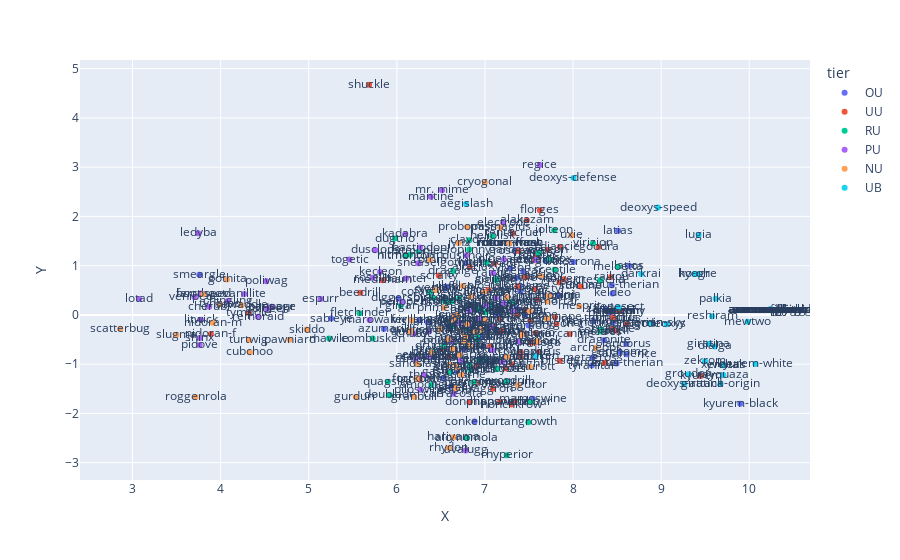

The code cell stored with this chart in its notebook:
### Markdown cell above
### Avec les noms

### Code cell
px.scatter(data_transformed, x="X", y="Y", color="tier", text="name")

### Figure 1 — Plotly figure (JSON) as saved in the notebook; plotly's stock layout.template omitted (floating-point values rounded to 4 significant figures)
{"data": [{"hovertemplate": "tier=OU<br>X=%{x}<br>Y=%{y}<br>name=%{text}<extra></extra>", "legendgroup": "OU", "marker": {"color": "#636efa", "symbol": "circle"}, "mode": "markers+text", "name": "OU", "orientation": "v", "showlegend": true, "text": ["venusaur", "charizard", "clefable", "venomoth", "slowbro", "gengar", "chansey", "pinsir", "gyarados", "zapdos", "dragonite", "mew", "azumarill", "scizor", "heracross", "skarmory", "smeargle", "tyranitar", "gardevoir", "breloom", "sableye", "manectric", "crawdaunt", "salamence", "metagross", "latias", "latios", "staraptor", "garchomp", "weavile", "magnezone", "togekiss", "gliscor", "mamoswine", "heatran", "manaphy", "victini", "excadrill", "conkeldurr", "scolipede", "gothitelle", "ferrothorn", "bisharp", "mandibuzz", "volcarona", "terrakion", "tornadus-therian", "thundurus", "thundurus-therian", "landorus", "landorus-therian", "kyurem-black", "keldeo", "greninja", "diggersby", "talonflame", "sylveon", "hawlucha", "klefki"], "type": "scatter", "x": [7.402, 7.725, 6.798, 6.555, 6.68, 7.435, 6.612, 6.971, 7.496, 8.374, 8.352, 8.527, 5.853, 6.817, 6.923, 6.349, 3.759, 8.213, 7.348, 6.406, 5.253, 7.063, 6.523, 8.605, 8.224, 8.512, 8.638, 6.986, 8.529, 7.357, 7.46, 7.699, 7.137, 7.541, 8.422, 8.527, 8.527, 7.256, 6.882, 6.979, 6.78, 6.259, 6.756, 7.146, 8.005, 8.234, 8.44, 8.451, 8.452, 8.605, 8.494, 9.897, 8.448, 7.834, 6.019, 7.396, 7.285, 7.36, 6.564], "xaxis": "x", "y": [0.4793, 0.3909, -0.1608, 0.5403, -1.146, 0.885, -1.458, -0.4416, -0.2168, 0.114, -0.5128, 0.08729, -0.2858, -0.6584, 0.1006, -0.1518, 0.8169, -1.028, 1.32, -0.8562, -0.07421, 0.1766, -1.288, -0.798, -0.8648, 1.71, 0.9969, -0.6393, -0.7526, 0.751, 0.00147, 1.1, 0.01556, -1.701, 0.04866, 0.08729, 0.08729, -1.346, -2.166, 0.452, 1.05, -0.1087, -0.6994, 0.1011, 1.073, -0.1301, 0.5996, -0.05519, -0.1549, -0.5885, -0.9866, -1.804, 0.437, 0.3977, 0.3349, 0.5913, 0.9453, 0.134, 0.5734], "yaxis": "y"}, {"hovertemplate": "tier=UU<br>X=%{x}<br>Y=%{y}<br>name=%{text}<extra></extra>", "legendgroup": "UU", "marker": {"color": "#EF553B", "symbol": "circle"}, "mode": "markers+text", "name": "UU", "orientation": "v", "showlegend": true, "text": ["blastoise", "beedrill", "nidoran-f", "nidoqueen", "nidoking", "arcanine", "alakazam", "machamp", "tentacruel", "cloyster", "starmie", "vaporeon", "aerodactyl", "snorlax", "crobat", "ampharos", "espeon", "umbreon", "forretress", "shuckle", "kingdra", "donphan", "porygon2", "blissey", "raikou", "entei", "suicune", "celebi", "swampert", "aggron", "medicham", "flygon", "altaria", "milotic", "absol", "jirachi", "infernape", "empoleon", "roserade", "honchkrow", "lucario", "hippowdon", "toxicroak", "yanmega", "porygon-z", "froslass", "rotom-wash", "rotom-heat", "azelf", "shaymin", "tympole", "krookodile", "darmanitan", "scrafty", "zoroark", "galvantula", "chandelure", "haxorus", "mienshao", "hydreigon", "tornadus", "kyurem", "chesnaught", "florges", "goodra", "trevenant", "noivern", "zygarde", "diancie"], "type": "scatter", "x": [7.368, 5.584, 3.89, 7.097, 7.201, 7.961, 7.475, 6.909, 7.319, 7.237, 7.567, 7.519, 7.567, 7.337, 7.846, 7.144, 7.713, 7.107, 6.258, 5.685, 7.592, 6.823, 7.174, 7.85, 8.431, 8.358, 8.09, 8.527, 7.405, 7.089, 5.835, 7.461, 6.828, 7.59, 6.589, 8.527, 7.794, 7.365, 7.382, 7.301, 7.575, 7.171, 7.056, 7.567, 7.811, 7.039, 7.275, 7.275, 8.489, 8.527, 4.322, 7.405, 6.898, 6.476, 7.516, 7.019, 7.462, 7.612, 7.439, 8.608, 8.451, 9.45, 7.306, 7.624, 8.29, 6.528, 7.895, 8.443, 7.85], "xaxis": "x", "y": [0.5765, 0.4489, -0.3861, -0.23, -0.3204, -0.3887, 1.924, -1.026, 1.653, -1.09, 1.108, -0.5589, 0.521, -1.759, 0.6651, -0.346, 1.321, 1.042, -1.307, 4.673, 0.3094, -1.776, -0.08781, -0.9323, 0.7702, -0.9734, 0.5788, 0.08729, -0.8487, -1.5, 0.7053, 0.1052, 0.9709, 1.197, -0.8515, 0.08729, -0.04788, -0.009539, 1.296, -1.82, -0.369, -1.762, -0.6352, -0.5631, -0.185, 0.5123, 1.456, 1.456, -0.3215, 0.08729, 0.04073, -0.7531, -1.372, 0.7986, -0.1141, 0.2287, 0.7635, -0.7513, -0.3887, -0.1876, -0.05519, -1.241, -0.9998, 2.127, 1.377, -0.696, 0.7246, -0.2882, 1.38], "yaxis": "y"}, {"hovertemplate": "tier=RU<br>X=%{x}<br>Y=%{y}<br>name=%{text}<extra></extra>", "legendgroup": "RU", "marker": {"color": "#00cc96", "symbol": "circle"}, "mode": "markers+text", "name": "RU", "orientation": "v", "showlegend": true, "text": ["pidgeot", "golbat", "dugtrio", "magneton", "hitmonlee", "hitmonchan", "jolteon", "omastar", "moltres", "quagsire", "slowking", "gligar", "houndoom", "hitmontop", "sceptile", "combusken", "shiftry", "exploud", "mawile", "sharpedo", "claydol", "banette", "registeel", "gastrodon", "ambipom", "lopunny", "skuntank", "bronzong", "spiritomb", "drapion", "abomasnow", "rhyperior", "tangrowth", "gallade", "rotom-mow", "cresselia", "emboar", "whimsicott", "sigilyph", "cofagrigus", "cinccino", "reuniclus", "escavalier", "amoonguss", "jellicent", "alomomola", "eelektross", "druddigon", "braviary", "durant", "cobalion", "virizion", "meloetta", "delphox", "fletchinder", "pangoro", "doublade", "aromatisse", "slurpuff", "dragalge", "clawitzer", "heliolisk", "tyrantrum"], "type": "scatter", "x": [6.962, 6.533, 5.977, 6.628, 6.248, 6.151, 7.786, 6.914, 8.308, 5.898, 6.631, 6.045, 7.293, 6.096, 7.791, 5.725, 6.949, 7.002, 5.232, 6.824, 6.822, 6.409, 7.609, 6.606, 7.054, 6.821, 6.931, 6.57, 6.416, 7.063, 6.915, 7.247, 7.493, 7.123, 7.275, 8.308, 7.516, 7.019, 7.13, 6.376, 6.942, 6.834, 6.382, 6.392, 6.708, 6.795, 7.139, 6.532, 7.183, 6.945, 8.318, 8.226, 8.509, 7.734, 5.576, 6.872, 5.921, 6.348, 6.795, 6.639, 7.007, 7.084, 7.247], "xaxis": "x", "y": [0.1401, 0.2943, 1.55, 0.277, 1.291, 1.219, 1.719, -0.4493, -0.3385, -1.359, -0.2232, 0.189, 0.2647, 1.198, 0.9176, -0.4804, -0.8932, -0.8965, -0.4814, -1.021, 1.517, -0.7535, 1.257, -1.163, 0.2065, 1.325, -0.9062, 0.2618, 0.3454, 0.1829, -0.5028, -2.85, -2.179, 0.7234, 1.456, 0.7041, -1.767, 1.065, 0.7073, 0.4563, 0.1216, -1.118, -0.8167, -1.424, 0.3361, -2.499, -1.095, -0.6342, -0.9367, -0.3092, -0.2972, 1.456, 0.9781, 1.126, 0.03531, -1.371, -1.632, -0.8335, -0.2737, 0.8916, 0.05115, 1.596, -1.363], "yaxis": "y"}, {"hovertemplate": "tier=PU<br>X=%{x}<br>Y=%{y}<br>name=%{text}<extra></extra>", "legendgroup": "PU", "marker": {"color": "#ab63fa", "symbol": "circle"}, "mode": "markers+text", "name": "PU", "orientation": "v", "showlegend": true, "text": ["raichu", "ninetales", "poliwag", "poliwrath", "kadabra", "golem", "dodrio", "haunter", "electrode", "marowak", "tangela", "goldeen", "mr. mime", "scyther", "tauros", "flareon", "hoothoot", "ledyba", "togetic", "sneasel", "piloswine", "remoraid", "mantine", "lotad", "pelipper", "vigoroth", "roselia", "camerupt", "kecleon", "dusclops", "glalie", "regice", "torterra", "shinx", "bastiodon", "floatzel", "cherubi", "chingling", "chatot", "lickilicky", "dusknoir", "rotom-frost", "serperior", "stoutland", "pansage", "panpour", "pidove", "zebstrika", "throh", "venipede", "carracosta", "vanillite", "beheeyem", "litwick", "bouffalant", "espurr", "barbaracle", "gourgeist-super", "avalugg"], "type": "scatter", "x": [7.092, 7.216, 4.518, 7.08, 6.096, 6.656, 6.634, 6.105, 7.206, 5.69, 6.215, 4.526, 6.513, 7.125, 7.013, 7.215, 3.776, 3.745, 5.463, 6.242, 6.266, 4.424, 6.386, 3.075, 6.06, 6.366, 5.726, 6.358, 5.81, 5.758, 6.821, 7.621, 7.2, 3.764, 6.262, 7.382, 3.87, 4.082, 6.194, 7.085, 6.787, 7.275, 7.577, 6.924, 4.58, 4.58, 3.762, 7.329, 6.308, 3.702, 6.643, 4.268, 6.709, 3.776, 6.616, 5.135, 6.819, 6.72, 6.78], "xaxis": "x", "y": [0.8516, 1.126, 0.6853, -0.2468, 1.645, -1.551, -0.05905, 0.7389, 1.867, -0.1011, -0.8987, 0.1264, 2.533, 0.3386, 0.195, 0.2384, 0.4327, 1.659, 1.124, 1.049, -1.52, -0.03942, 2.4, 0.3249, 0.2688, -0.3345, 0.7543, -0.8454, 0.869, 1.313, 0.06983, 3.044, -0.9563, -0.468, 1.369, -0.5383, 0.1647, 0.2802, -0.3828, -0.7153, 1.204, 1.456, 1.115, -0.07991, 0.1658, 0.1658, -0.6119, 0.07301, -1.217, 0.3611, -1.599, 0.4225, -0.1611, -0.09922, -0.535, 0.3217, -0.1969, -0.9363, -2.751], "yaxis": "y"}, {"hovertemplate": "tier=NU<br>X=%{x}<br>Y=%{y}<br>name=%{text}<extra></extra>", "legendgroup": "NU", "marker": {"color": "#FFA15A", "symbol": "circle"}, "mode": "markers+text", "name": "NU", "orientation": "v", "showlegend": true, "text": ["sandslash", "nidoran-m", "vileplume", "primeape", "muk", "exeggutor", "weezing", "rhydon", "kangaskhan", "jynx", "kabutops", "typhlosion", "feraligatr", "lanturn", "xatu", "steelix", "granbull", "qwilfish", "slugma", "miltank", "ludicolo", "swellow", "hariyama", "torkoal", "cacturne", "zangoose", "cradily", "armaldo", "gorebyss", "regirock", "turtwig", "mismagius", "electivire", "magmortar", "probopass", "rotom", "rotom-fan", "uxie", "mesprit", "samurott", "liepard", "musharna", "roggenrola", "audino", "gurdurr", "seismitoad", "sawk", "sewaddle", "lilligant", "crustle", "archeops", "garbodor", "gothita", "ferroseed", "klinklang", "tynamo", "cubchoo", "cryogonal", "accelgor", "golurk", "pawniard", "scatterbug", "vivillon", "pyroar", "skiddo", "malamar"], "type": "scatter", "x": [6.232, 3.91, 6.793, 6.536, 6.829, 7.376, 6.763, 6.591, 6.95, 6.702, 6.891, 7.725, 7.414, 6.635, 6.845, 6.669, 6.2, 6.16, 3.498, 6.999, 6.746, 6.442, 6.643, 6.226, 6.73, 6.584, 6.684, 6.68, 6.717, 7.596, 4.322, 7.175, 7.706, 7.707, 6.797, 6.378, 7.275, 7.983, 8.072, 7.511, 6.659, 6.713, 3.716, 6.153, 5.535, 7.248, 6.484, 4.238, 6.99, 6.395, 8.258, 6.63, 4.072, 3.806, 7.251, 3.991, 4.333, 6.999, 7.631, 6.609, 4.785, 2.861, 6.164, 7.51, 4.975, 6.775], "xaxis": "x", "y": [-0.9987, -0.1611, -0.1864, 0.1436, -0.6223, -1.429, -0.5517, -2.7, -0.2995, 1.46, -0.3459, 0.3909, -0.4086, -0.6904, 0.3799, -1.492, -1.667, -0.3151, -0.4044, -0.1084, 0.5848, 0.5043, -2.482, -1.294, -1.217, -0.4958, -0.001512, -1.062, -0.3251, -0.5305, -0.5107, 1.777, -0.07521, 0.2714, 1.785, 1.113, 1.456, 1.616, 0.177, -1.059, -0.0295, -0.8104, -1.666, -0.3494, -1.665, -0.8492, -0.2943, 0.1948, 0.4661, -0.7612, -0.6702, -0.09311, 0.7202, 0.4198, 0.3598, 0.2162, -0.757, 2.689, 0.791, -1.014, -0.5021, -0.2812, -0.1085, 0.07628, -0.2978, -0.442], "yaxis": "y"}, {"hovertemplate": "tier=UB<br>X=%{x}<br>Y=%{y}<br>name=%{text}<extra></extra>", "legendgroup": "UB", "marker": {"color": "#19d3f3", "symbol": "circle"}, "mode": "markers+text", "name": "UB", "orientation": "v", "showlegend": true, "text": ["mewtwo", "lugia", "ho-oh", "blaziken", "kyogre", "groudon", "rayquaza", "deoxys", "deoxys-attack", "deoxys-defense", "deoxys-speed", "dialga", "palkia", "giratina", "giratina-origin", "darkrai", "shaymin-sky", "arceus", "arceus-ghost", "arceus-fairy", "arceus-ground", "arceus-steel", "arceus-dark", "arceus-rock", "arceus-electric", "arceus-water", "arceus-poison", "arceus-dragon", "arceus-grass", "arceus-fire", "arceus-fighting", "arceus-ice", "arceus-flying", "arceus-psychic", "arceus-bug", "reshiram", "zekrom", "kyurem-white", "genesect", "aegislash", "xerneas", "yveltal"], "type": "scatter", "x": [9.982, 9.426, 9.378, 7.576, 9.417, 9.31, 9.705, 9.063, 9.261, 8.005, 8.964, 9.611, 9.619, 9.543, 9.675, 8.773, 8.873, 10.23, 10.23, 10.23, 10.23, 10.23, 10.23, 10.23, 10.23, 10.23, 10.23, 10.23, 10.23, 10.23, 10.23, 10.23, 10.23, 10.23, 10.23, 9.578, 9.498, 10.07, 8.513, 6.787, 9.711, 9.711], "xaxis": "x", "y": [-0.1399, 1.623, 0.8294, -0.8395, 0.8298, -1.206, -1.22, -0.1896, -1.407, 2.781, 2.181, -0.6402, 0.3256, -0.5837, -1.395, 0.8322, -0.1707, 0.1048, 0.1048, 0.1048, 0.1048, 0.1048, 0.1048, 0.1048, 0.1048, 0.1048, 0.1048, 0.1048, 0.1048, 0.1048, 0.1048, 0.1048, 0.1048, 0.1048, 0.1048, -0.02486, -0.9387, -0.9989, 0.154, 2.253, -1.024, -1.024], "yaxis": "y"}], "layout": {"legend": {"title": {"text": "tier"}, "tracegroupgap": 0}, "margin": {"t": 60}, "xaxis": {"anchor": "y", "domain": [0, 1], "title": {"text": "X"}}, "yaxis": {"anchor": "x", "domain": [0, 1], "title": {"text": "Y"}}}}
